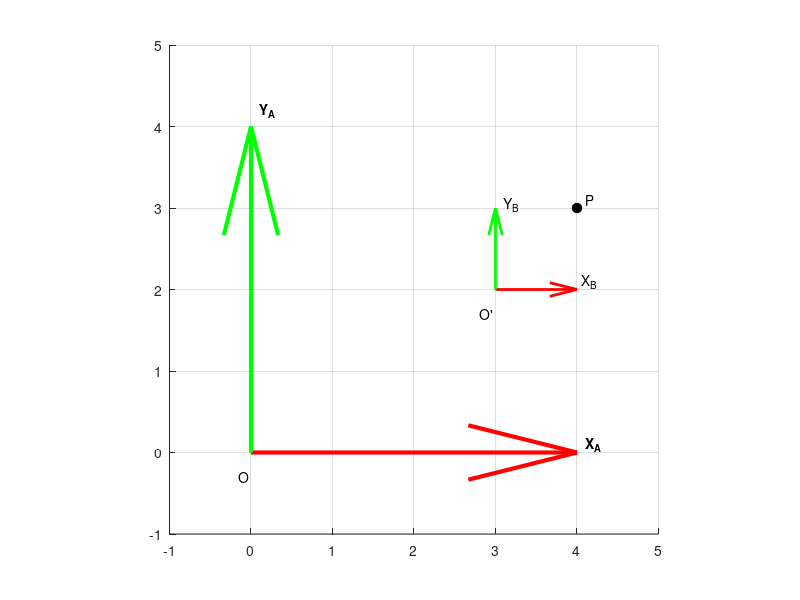

Write MATLAB code to recreate this figure.
clc;
clear;
close all;


##1
P_B=[1;0;0];

theta_A=pi/6; #30
theta_B=pi/4; #45
theta_C=pi/2; #90

R_theta_A=[cos(theta_A),-sin(theta_A),0;
sin(theta_A),cos(theta_A),0;
0,0,1];

R_theta_B=[cos(theta_B),-sin(theta_B),0;
sin(theta_B),cos(theta_B),0;
0,0,1];

R_theta_C=[cos(theta_C),-sin(theta_C),0;
sin(theta_C),cos(theta_C),0;
0,0,1];

A_P_A=R_theta_A*P_B
B_P_A=R_theta_B*P_B
C_P_A=R_theta_C*P_B


##2
P_B=[0.0;2.0;0.0];
R_A_B=[0.866,-0.500,0;
0.500,0.866,0;
0,0,1];
P_A=R_A_B*P_B


## #3
m = 3;
n = 2;
T_AB = [1 0 0 m;
        0 1 0 n;
        0 0 1 0;
        0 0 0 1];

P_B = [1; 1; 0; 1];
P_A = T_AB * P_B;

figure(1);
hold on;
grid on;
axis equal;

xlim([-1 5]);
ylim([-1 5]);
zlim([-1 1]);
view(2);

O  = [0 0 0];
quiver3(O(1),O(2),O(3), 4,0,0, 0, 'Color',[1 0 0], 'LineWidth',3); % X_A (빨강)
quiver3(O(1),O(2),O(3), 0,4,0, 0, 'Color',[0 1 0], 'LineWidth',3); % Y_A (초록)

Op = [m n 0];
quiver3(Op(1),Op(2),Op(3), 1,0,0, 0, 'Color',[1 0 0], 'LineWidth',2); % X_B
quiver3(Op(1),Op(2),Op(3), 0,1,0, 0, 'Color',[0 1 0], 'LineWidth',2); % Y_B

plot3(P_A(1), P_A(2), 0, 'ko', 'MarkerFaceColor','k', 'MarkerSize',7);

text(0.1,4.2,0,'Y_A','FontWeight','bold');
text(4.1,0.1,0,'X_A','FontWeight','bold');
text(Op(1)+0.1,Op(2)+1.05,0,'Y_B');
text(Op(1)+1.05,Op(2)+0.1,0,'X_B');
text(Op(1)-0.2,Op(2)-0.3,0,"O'");
text(0-0.15,0-0.3,0,'O');
text(P_A(1)+0.1, P_A(2)+0.1, 0, 'P');
